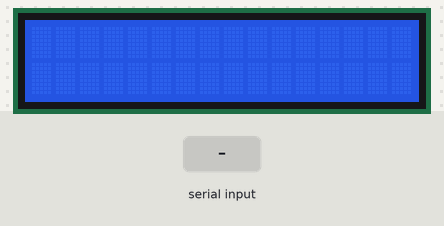
Simulated run of this sketch. Board: Arduino Uno, built with avr-gcc and run on an emulated ATmega328P. Parts: 16×2 character LCD. The test bench sets the inputs (shaded band).

Above: at 1.2 s.
1.3 s: "1" received over Serial
At 2.6 s:
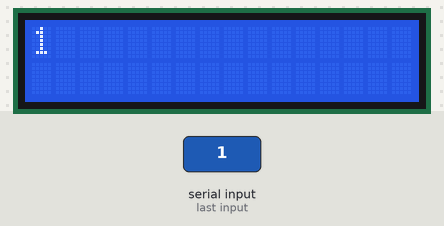
2.9 s: "0" received over Serial
At 3.8 s:
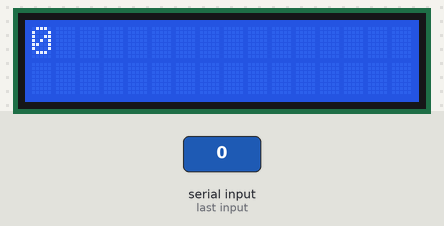
4.5 s: "2" received over Serial
At 5.0 s:
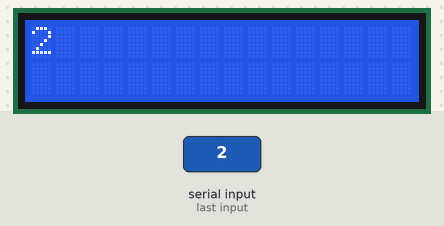
Timing chart, 0 to 7.5 s (numbered marks = the images above; inputs shaded):
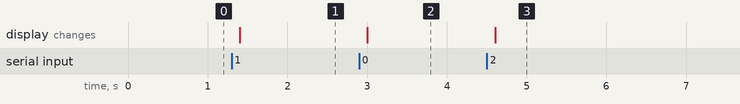

Measured:
- after the input at 1.3 s, the display: changes after 0.10 s (image 1)
- after the input at 2.9 s, the display: changes after 0.10 s (image 2)
- after the input at 4.5 s, the display: changes after 0.10 s (image 3)

The sketch:

LCD_Display_Test.ino
```cpp
// include the library code:
#include <LiquidCrystal.h>
int RS=22;
int E=23;
int D4=24;
int D5=25;
int D6=26;
int D7=27;
// initialize the library with the numbers of the interface pins
LiquidCrystal lcd(RS, E, D4, D5, D6, D7);

void setup(){
    // set up the LCD's number of columns and rows:
  lcd.begin(16, 2);
  // initialize the serial communications:
  Serial.begin(9600);
}

void loop()
{
  // when characters arrive over the serial port...
  if (Serial.available()) {
    // wait a bit for the entire message to arrive
    delay(100);
    // clear the screen
    lcd.clear();
    // read all the available characters
    while (Serial.available() > 0) {
      // display each character to the LCD
      lcd.write(Serial.read());
    }
  }
}
```
